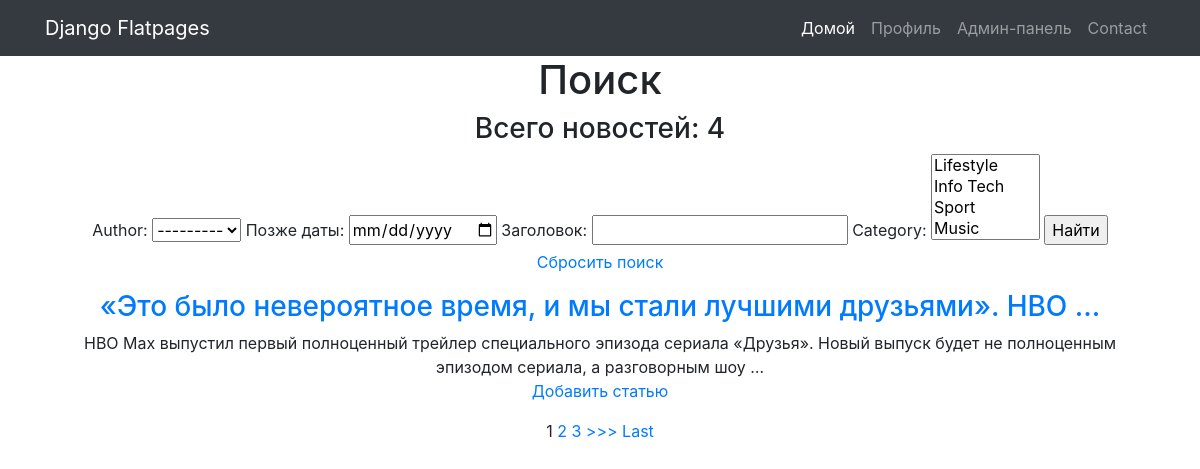
The app's page /news/search/ with its own data.
### news/models.py (models this page shows, shortened)
class Author(models.Model):
    author = models.OneToOneField(User, on_delete=models.CASCADE, unique=True)
    author_rating = models.IntegerField(default=0)
    def __str__(self):
        return f"{self.author.username}"

class Post(models.Model):
    article = 'AR'
    news = 'NE'
    CHOICES = [
        (article, 'Статья'),
        (news, 'Новость'),
    ]
    author = models.ForeignKey(Author, on_delete=models.CASCADE)
    type = models.CharField(max_length=2, choices=CHOICES, default=news)
    time = models.DateTimeField(auto_now_add=True)
    category = models.ManyToManyField(Category, through='PostCategory')
    header = models.CharField(max_length=500)
    text = models.TextField()
    post_rating = models.IntegerField(default=0)

### news/views.py (the view)
# urls.py: path('search/', PostSearch.as_view(), name='post_search'),
class PostSearch(ListView):
    model = Post
    template_name = 'news/post_search.html'
    context_object_name = 'posts'
    queryset = Post.objects.order_by('-time')
    paginate_by = 1
    def get_context_data(self, **kwargs):
        context = super().get_context_data(**kwargs)
        post_list = PostFilter(self.request.GET, queryset=Post.objects.all()).qs
        paginator = Paginator(post_list, self.paginate_by)
        page = self.request.GET.get('page')
        try:
            post_filter = paginator.page(page)
        except PageNotAnInteger:
            post_filter = paginator.page(1)
        except EmptyPage:
            post_filter = paginator.page(paginator.num_pages)
        context['all_news'] = Post.objects.all()
        context['filter'] = PostFilter(self.request.GET, queryset=self.get_queryset())
        context['filterset'] = post_filter
        return context

### news/models.py (called while the page is built)
    def __str__(self):
        return f"{self.name_category}"

### news/templatetags/custom_filters.py (called while the page is built)
@register.simple_tag(takes_context=True)
def param_replace(context, **kwargs):
    d = context['request'].GET.copy()
    for k, v in kwargs.items():
        d[k] = v
    for k in [k for k, v in d.items() if not v]:
        del d[k]
    return d.urlencode()

### templates/news/post_search.html (shortened to what this page needs)
{% extends 'default.html' %}
{% load custom_filters %}
{% block content %}
<h1>Поиск</h1>
<h3>Всего новостей: {{ all_news|length }}</h3>
<form method="get">
    {{ filter.form }}
    <input type="submit" value="Найти">
</form>
<p><a href="{% url 'post_search' %}">Сбросить поиск</a></p>
{% if posts %}
{% for post in filterset %}
<h3><a href="{% url 'post_detail' post.id %}">{{ post.header|truncatewords:10 }}</a></h3>
{{ post.text|truncatewords:20 }}
{% endfor %}
{% endif %}
<p><a href="{% url 'post_create' %}">Добавить статью</a></p>
{% if is_paginated %}
    {% for num in filterset.paginator.page_range %}
        {% if filterset.paginator.num_pages != 1 %}
            {% if filterset.number == num %}
                <a>{{ num }}</a>
            {% elif num > filterset.number|add:'-3' and num < filterset.number|add:'3' %}
                <a href="?{% param_replace page=num %}">{{ num }}</a>
            {% endif %}
        {% endif %}
    {% endfor %}
    {% if filterset.has_next %}
        <a href="?{% param_replace page=filterset.next_page_number %}">>>></a>
        <a href="?{% param_replace page=filterset.paginator.num_pages %}">Last</a>
    {% endif %}
{% endif %}
{% endblock content %}

### records on screen
Author: author "---------"
Post: header "«Это было невероятное время, и мы стали лучшими друзьями». HBO …", text "HBO Max выпустил первый полноценный трейлер специального эпизода сериала «Друзья». Новый выпуск будет не полноценным эпизодом сериала, а разговорным шоу …"

### other values on screen
{{ all_news|length }} "4"
{{ num }} "1"
{{ num }} "2" "3"
